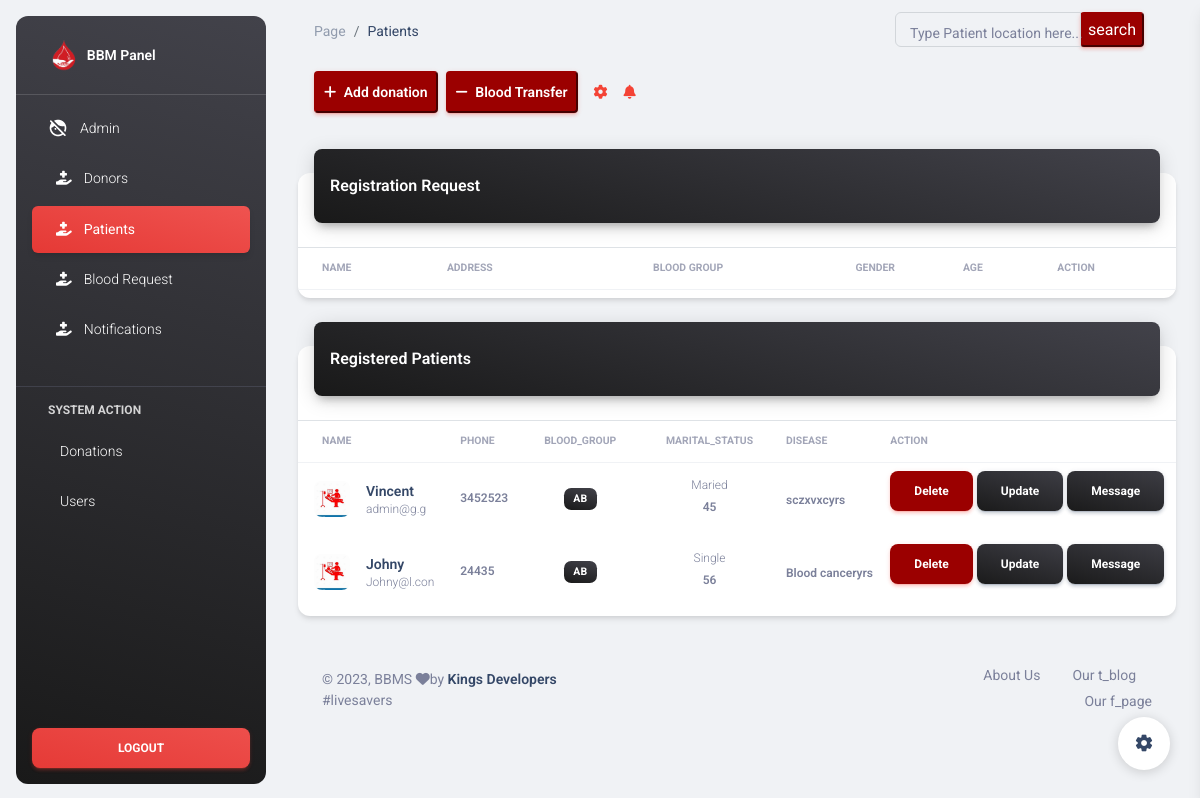
/admin_panel/pages/patient.php, run on the app's committed database.
### tables this page shows
CREATE TABLE `patient` (
  `p_id` int(11) NOT NULL,
  `p_name` varchar(255) NOT NULL,
  `p_password` varchar(255) NOT NULL,
  `p_age` int(120) NOT NULL,
  `p_phone` varchar(16) NOT NULL,
  `p_disease` varchar(255) NOT NULL,
  `p_blood_group` text NOT NULL,
  `p_gender` text NOT NULL,
  `email` varchar(255) NOT NULL,
  `req_time` date NOT NULL DEFAULT current_timestamp()
);

### admin_panel/pages/patient.php (the view, shortened to what this page needs)
<!DOCTYPE html>
<html lang="en">
<head>
<?php include "../assets/connection/head.php";?>
</head>
<body class="g-sidenav-show  bg-gray-200">
<?php include "../assets/connection/sidebar.php"?>
  <main class="main-content position-relative max-height-vh-100 h-100 border-radius-lg ">
    <nav class="navbar navbar-main navbar-expand-lg px-0 mx-4 shadow-none border-radius-xl" id="navbarBlur" navbar-scroll="true">
      <div class="container-fluid py-1 px-3">
        <nav aria-label="breadcrumb">
          <ol class="breadcrumb bg-transparent mb-0 pb-0 pt-1 px-0 me-sm-6 me-5">
            <li class="breadcrumb-item text-sm"><a class="opacity-5 text-dark" href="javascript:;">Page</a></li>
            <li class="breadcrumb-item text-sm text-dark active" aria-current="page">Patients</li>
          </ol>
        </nav>
        <div class="collapse navbar-collapse mt-sm-0 mt-2 me-md-0 me-sm-4" id="navbar">
          <div class="ms-md-auto pe-md-3 d-flex align-items-center">
            <div class="input-group input-group-outline">
              <label class="form-label ">Type Patient location here...</label>
              <input type="text" class="form-control">
              <input class="rounded-2 text-white btn-danger" type="button" value="search">
            </div>
          </div>
        </div>
      </div>
    </nav>
    <?php include "../assets/connection/nav.php";?>
    <div class="container-fluid py-4">
      <div class="row">
        <div class="col-12">
          <div class="card my-4">
            <div class="card-header p-0 position-relative mt-n4 mx-3 z-index-2">
              <div class="bg-gradient-dark shadow-dark border-radius-lg pt-4 pb-3">
                <h6 class="text-white text-capitalize ps-3">Registration Request</h6>
              </div>
            </div>
            <div class="card-body px-0 pb-2">
              <div class="table-responsive p-0">
              <table class="table align-items-center justify-content-center mb-0">
                  <thead>
                    <tr>
                      <th class="text-uppercase text-secondary text-xxs font-weight-bolder opacity-7">Name</th>
                      <th class="text-uppercase text-secondary text-xxs font-weight-bolder opacity-7 ps-2">Address</th>
                      <th class="text-center text-uppercase text-secondary text-xxs font-weight-bolder opacity-7">Blood Group</th>
                      <th class="text-center text-uppercase text-secondary text-xxs font-weight-bolder opacity-7">Gender</th>
                      <th class="text-uppercase text-secondary text-xxs font-weight-bolder opacity-7 ps-2">Age</th>
                      <th class="text-uppercase text-secondary text-xxs font-weight-bolder opacity-7 ps-2">Action</th>
                    </tr>
                  </thead>
                </table>
              </div>
            </div>
          </div>
        </div>
      </div>
      <div class="row">
        <div class="col-12">
          <div class="card my-4">
            <div class="card-header p-0 position-relative mt-n4 mx-3 z-index-2">
              <div class="bg-gradient-dark shadow-dark border-radius-lg pt-4 pb-3">
                <h6 class="text-white text-capitalize ps-3">Registered Patients</h6>
              </div>
            </div>
            <div class="card-body px-0 pb-2">
              <div class="table-responsive p-0">
                <table class="table align-items-center mb-0">
                  <thead>
                  <tr>
                      <th class="text-uppercase text-secondary text-xxs font-weight-bolder opacity-7">Name</th>
                      <th class="text-uppercase text-secondary text-xxs font-weight-bolder opacity-7 ps-2">Phone</th>
                      <th class="text-center text-uppercase text-secondary text-xxs font-weight-bolder opacity-7">Blood_Group</th>
                      <th class="text-center text-uppercase text-secondary text-xxs font-weight-bolder opacity-7">Marital_Status</th>
                      <th class="text-uppercase text-secondary text-xxs font-weight-bolder opacity-7 ps-2">Disease</th>
                      <th class="text-uppercase text-secondary text-xxs font-weight-bolder opacity-7 ps-2">Action</th>
                    </tr>
                  </thead>
                  <tbody>
<?php
$query= $db->prepare("SELECT * FROM patient");
$query->execute();
foreach ($query->fetchAll(PDO::FETCH_OBJ) as $key => $value) {
?>
                    <tr  class=" alert  alert-dismissible " role="alert">
                      <td>
                        <div class="d-flex px-2 py-1">
                          <div>
                            <img src="../assets/img/icons/patient/reg_patient.jpg" class="avatar avatar-sm me-3 border-radius-lg" alt="user1">
                          </div>
                          <div class="d-flex flex-column justify-content-center">
                            <h6 class="mb-0 text-sm"><?php echo($value->p_name);   ?></h6>
                            <p class="text-xs text-secondary mb-0"><?php echo($value->email);   ?></p>
                          </div>
                        </div>
                      </td>
                      <td>
                        <p class="text-xs font-weight-bold mb-0"><?php echo($value->p_phone);   ?></p>
                      </td>
                      <td class="align-middle text-center text-sm">
                        <span class="badge badge-sm bg-gradient-dark"><?php echo($value->p_blood_group);   ?></span>
                      </td>
                      <td class="align-middle text-center">
                      <p class="text-xs text-secondary mb-0"><?php echo($value->p_gender);   ?></p>
                        <span class="text-secondary text-xs font-weight-bold"><?php echo($value->p_age);   ?></span>
                      </td>
                      <td class="align-middle">
                      <span class="text-secondary text-xs font-weight-bold"><?php echo($value->p_disease)."yrs";   ?></span>
                      </td>
                      <td class="align-middle">
                      <button class="btn btn-sm-1 btn-danger text-white text-capitalize " onclick="deletePatient(<?php echo $value->p_id  ?>)" >Delete</button>
                      <form action="update_patient.php" method="get" role="form" style="display:inline">
                      <button class="btn btn-sm-1 bg-gradient-dark text-white text-capitalize "  type="submit" name="id" value="<?php echo $value->p_id  ?>">Update</button>
                      </form>
                      <button type="button" class="btn btn-sm-1 bg-gradient-dark text-white text-capitalize" onclick="mess1('<?php echo ($value->email)?>', '<?php echo($value->p_id)?>')" id='mess1' data-toggle = 'modal' data-target="#message">Message</button>
                      </td>
                    </tr>
                    <?php }
                    ?>
                  </tbody>
                </table>
              </div>
            </div>
          </div>
        </div>
      </div>
      <footer class="footer py-4  ">
       <?php include "../assets/connection/footer.php" ?>
      </footer>
    </div>
  </main>
  <div class="fixed-plugin">
    <a class="fixed-plugin-button text-dark position-fixed px-3 py-2">
      <i class="material-icons py-2">settings</i>
    </a>
  </div>
</body>
</html>

### data on the page
patient: p_name "Vincent", email "admin@g.g", p_phone "3452523", p_blood_group "AB", p_gender "Maried", p_age "45", p_disease "sczxvxc", $value->p_id 6 (drawn)
patient: p_name "Johny", email "Johny@l.con", p_phone "24435", p_blood_group "AB", p_gender "Single", p_age "56", p_disease "Blood cancer", $value->p_id 8 (drawn)
